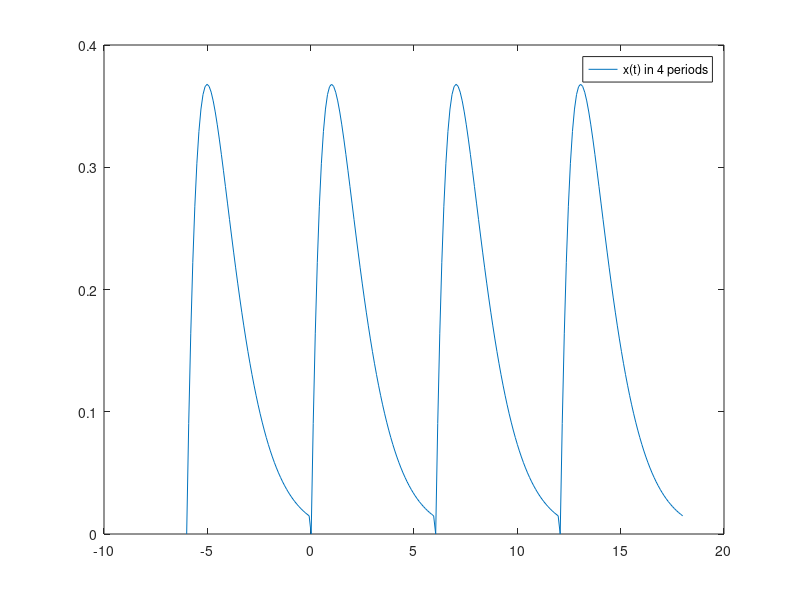

The MATLAB source for this figure: (Note: this script raises an error after producing the figure.)
clc
clear
close all

t = 0:0.1:6;
x = t.*exp(-t)
xp = repmat(x,1,4);
tp = linspace(-6,18,length(xp));
plot(tp,xp)
legend('x(t) in 4 periods')

%Approaximation
t0 = 0;
T = 6;
w = 2*pi/T;
syms t
x = t.*exp(-t);
figure
a0 = (1/T)*int(x,t0,t0+T);
n = 1:81;
b = (2/T)*int(x*cos(n*w*t),t,t0,t0+T);
c = (2/T)*int(x*sin(n*w*t),t,t0,t0+T);
xx = a0 + sum(b.*cos(n*w*t)) + sum(c.*sin(n*w*t));
ezplot(xx,[-6 18]);
legend('approaximate signal in 4 periods using b_k,c_k')
title('abd');

